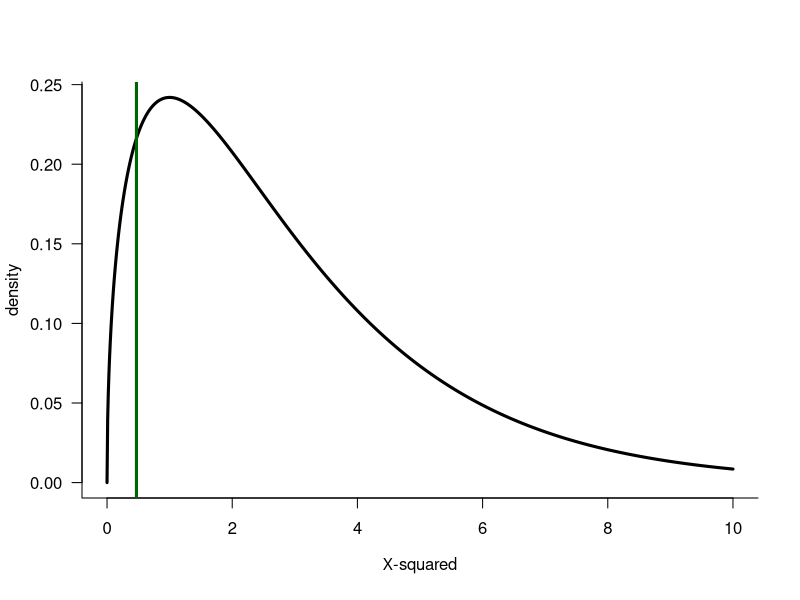
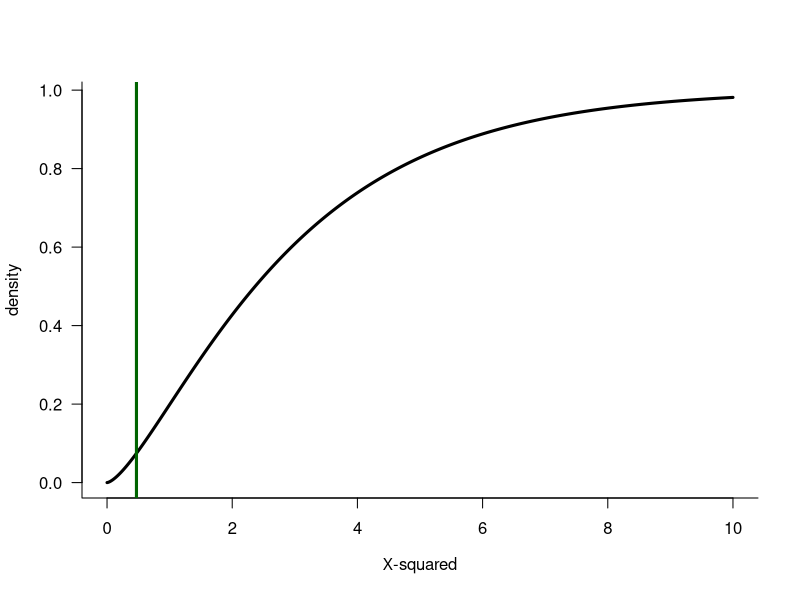

Reproduce these figures in R, in order.
# Script: Mendel_Chi_Square_Test.R
# Description: This script performs a Chi-squared test on Mendel's data and generates plots of the Chi-squared distribution.
# Optionally, the plots can be saved as PDF files.

# Flag to control PDF generation
generate_pdf <- TRUE  # Set to TRUE to generate PDF files

# Mendel's experimental data
mendel <- c(315, 101, 108, 32)

# Total number of observations
n <- sum(mendel)

# Expected proportions under the null hypothesis (9:3:3:1 ratio)
p0 <- c(9, 3, 3, 1) / 16

# Observed proportions
ph <- mendel / n

# Observed and expected counts
obser <- mendel
expec <- sum(mendel) * p0

# Calculate the Chi-squared statistic
Chi <- sum((obser - expec)^2 / expec)

# First plot: Chi-squared density plot
x <- seq(0, 10, by = 0.01)
if (generate_pdf) pdf("plots/plot-mendel-sri-1.pdf", width = 6, height = 4)
plot(x, dchisq(x, df = 3), type = "l", lwd = 3,
     ylab = "density", xlab = expression(paste(Chi, "-", "squared")), las = 1, bty = "l")
abline(v = Chi, col = "darkgreen", lwd = 3)
if (generate_pdf) dev.off()

# Second plot: Chi-squared cumulative distribution function (CDF)
if (generate_pdf) pdf("plots/plot-mendel-sri-2.pdf", width = 6, height = 4)
plot(x, pchisq(x, df = 3), type = "l", lwd = 3,
     ylab = "density", xlab = expression(paste(Chi, "-", "squared")), las = 1, bty = "l")
abline(v = Chi, col = "darkgreen", lwd = 3)
if (generate_pdf) dev.off()

# Likelihood ratio test statistic for the multinomial distribution
lr <- 2 * (dmultinom(mendel, prob = ph, log = TRUE) -
             dmultinom(mendel, prob = p0, log = TRUE))

# Print the Chi-squared statistic and likelihood ratio
cat("Chi-squared statistic:", Chi, "\n")
cat("Likelihood ratio statistic:", lr, "\n")
